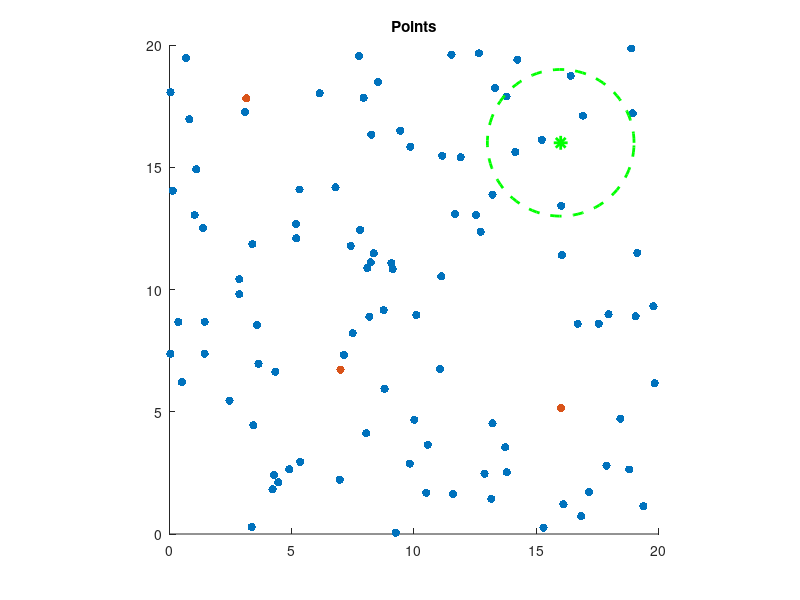

Recreate this plot in MATLAB. (Note: this script raises an error after producing the figure.)
clc
clear all
close all

%seed
%rng(41);

% Parameters
Nf = 100;            % Number of followers
Nl = 3;              % Number of leaders
steps = 1000;        % Number of time steps
limiti = [0,20];     % Omega: 20x20 space
dt = 0.1;            % Time interval
v_max = 0.5;         % Maximum initial speed
w_max = 0.5;
target=[16,16];      % Target point: top-right corner
tol=0.1;

% Visible zone Sigma
r_target = 3;
ang = linspace(0, 2*pi, 100);  % Angles from 0 to 360 degrees in radians
x_circ = target(1) + r_target * cos(ang);
y_circ = target(2) + r_target * sin(ang);
%--------------------------------------------------------------------------

% Initialize positions and velocities
x = rand(Nf, 2) * limiti(2);   % Initial positions in [0,20] for followers
y = rand(Nl, 2) * limiti(2);   % Initial positions in [0,20] for leaders
%v=zeros(Nf,2);
%w=zeros(Nl,2);
v = (rand(Nf,2)-0.5) * v_max;  % Initial velocities for followers in [-0.5*v_max, 0.5*v_max]
w = (rand(Nl,2)-0.5) * w_max;  % Initial velocities for leaders in [-0.5*v_max, 0.5*v_max]

%--------------------------------------------------------------------------
% Setup figure
figure;
h1 = scatter(x(:,1), x(:,2), 'filled');
hold on
h2 = scatter(y(:,1),y(:,2),'red','filled');
axis equal; axis manual;
xlim(limiti); ylim(limiti);
title('Points');
hold on
plot(target(1), target(2), '*g', 'MarkerSize', 10, 'LineWidth', 2);
hold on
plot(x_circ, y_circ, 'g--', 'LineWidth', 2);  
%--------------------------------------------------------------------------

Nf_init = Nf;
Nl_init = Nl;

%filename = 'prova1.gif';  % GIF file name

% Snapshot of positions and counters
x_snap1 = x;   y_snap1 = y;     Nf1 = Nf;     Nl1 = Nl;   % t = 0

bool=0;
%--------------------------------------------------------------------------
% Time loop
for t = 1:steps
    if Nf == 0 && Nl == 0
        fprintf('All agents arrived, simulation stopped at time: %d',t);
        bool=1;
        break;
    end
    
    % Update velocity
    u = compute_dv(x,v,y,w,target,r_target);
    v = v+u*dt; % Euler method
    w = compute_w(x,y,target);

    % Update position - Euler method
    x = x+v*dt;
    y = y+w*dt;

    % Boundary check
    [x,v] = check_bordi(Nf,limiti,x,v);
    [y,w] = check_bordi(Nl,limiti,y,w);

    % Save data at selected time steps
    if t == round(steps/3)
        x_snap2 = x;
        y_snap2 = y;
        Nf2 = Nf;
        Nl2 = Nl;
    elseif t == round(2*steps/3)
        x_snap3 = x;
        y_snap3 = y;
        Nf3 = Nf;
        Nl3 = Nl;
     end

    % Check followers
    if Nf > 0
        distanza = vecnorm(x - target, 2, 2);  % Euclidean distance row by row
        mask_keep = distanza >= tol;          % true if not at target
        x = x(mask_keep,:);
        v = v(mask_keep,:);
        Nf = size(x,1);       
    end
    
    % Check leaders
    if Nl > 0
        distanzaL = vecnorm(y - target, 2, 2);
        mask_keepL = distanzaL >= tol;
        y = y(mask_keepL,:);
        w = w(mask_keepL,:);
        Nl = size(y,1);
    end

    % Update plot
    set(h1, 'XData', x(:,1), 'YData', x(:,2));
    set(h2, 'XData', y(:,1), 'YData', y(:,2));
    drawnow;
    
    f_arrivati = Nf_init - Nf;
    l_arrivati = Nl_init - Nl;
    titolo = sprintf('Time t = %.1f s | Followers arrived: %d | Leaders arrived: %d', t*dt, f_arrivati, l_arrivati);
    title(titolo);

    %---------------------------------------------------------------------------------------
    % GIF saving
    %frame = getframe(gcf);            % capture figure frame
    %img = frame2im(frame);            % convert to image
    %[imind, cm] = rgb2ind(img, 256);  % convert to GIF format 
    
    %if t == 1
    %    imwrite(imind, cm, filename, 'gif', 'Loopcount', inf, 'DelayTime', 0.05); % first frame
    %else
    %    imwrite(imind, cm, filename, 'gif', 'WriteMode', 'append', 'DelayTime', 0.05); % append frame
    %end
    %----------------------------------------------------------------------------------------
   
end
%---------------------------------------------------------------------------
x_snap4 = x;
y_snap4 = y;
Nf4 = Nf;
Nl4 = Nl;

% Display how many followers and leaders arrived
if bool==0
    fprintf('Arrived %d followers and %d leaders:',Nf_init-Nf,Nl_init-Nl);
end

% Plot snapshots
figure;
Xs = {x_snap1, x_snap2, x_snap3, x_snap4};
Ys = {y_snap1, y_snap2, y_snap3, y_snap4};
Nfs = [Nf1, Nf2, Nf3, Nf4];
Nls = [Nl1, Nl2, Nl3, Nl4];
times = {'t = 0', 't = T/3', 't = 2T/3', 't = T'};

for i = 1:4
    subplot(2,2,i);
    scatter(Xs{i}(:,1), Xs{i}(:,2), 20, 'blue', 'filled'); hold on;
    scatter(Ys{i}(:,1), Ys{i}(:,2), 40, 'red', 'filled');
    plot(target(1), target(2), '*g', 'MarkerSize', 10, 'LineWidth', 2);
    plot(x_circ, y_circ, 'g--', 'LineWidth', 1.2);
    
    axis equal;
    xlim([0 20]);
    ylim([0 20]);

    % Compute number of arrived agents
    f_arr = Nf_init - Nfs(i);
    l_arr = Nl_init - Nls(i);
    
    title(sprintf('%s\nFollowers arrived: %d\nLeaders arrived: %d', ...
        times{i}, f_arr, l_arr), 'FontSize', 10);
end
